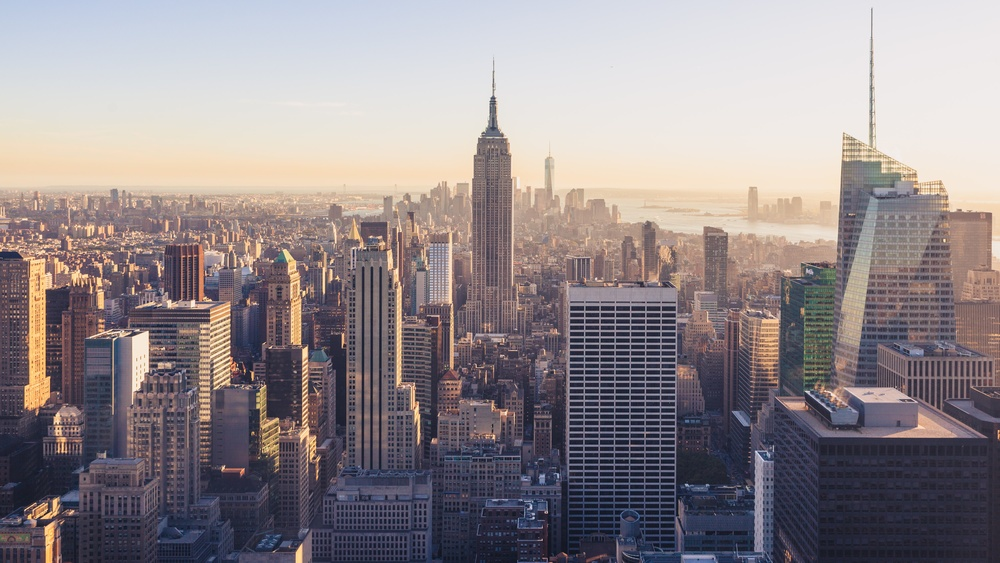
#> input picture convolution/jonathan-riley-VW8MUbHyxCU-unsplash.jpg, 1000 x 563 px, shrunk from 5000 x 2813 before the run
$ jupyter execute --allow-errors basic_conv.ipynb
#> lines starting #> are read from the running program, lines starting #| are printed output that depends on the picture
# Basic of convolution 2D

If we want to claasify some sort of pictures or video, CNN is one of popular method

In this notebook I made the basic code of convolution

The following cells are implemented how Convnet process 2d(gray_sclae) image

The reference of this note book is from <a href ="https://medium.com/analytics-vidhya/2d-convolution-using-python-numpy-43442ff5f381">Samrat Sahoo's median</a> really appreciate to his nice work.

[cell 1]
#import lib and images
import cv2
import numpy as np
import matplotlib.pyplot as plt

image = cv2.imread('alex-iby-cNgsAdd4-m4-unsplash.jpg')
image_2 = cv2.imread('jonathan-riley-VW8MUbHyxCU-unsplash.jpg')
#> image_2 is the input picture: shape (563, 1000, 3); mean B, G, R 139.8, 136.6, 145.3

## Let's see which image we have

I picked two image which has many vertical & horizontal lines simultaneously

[cell 2]
plt.figure(figsize=(16,10))
#> (the rest of this cell did not finish here and is left out)

#> (a cell that did not finish here is left out)

[cell 4]
plt.figure(figsize=(16,10))
#> (the rest of this cell did not finish here and is left out)

# padding experiment

#> (a cell that did not finish here is left out)

[cell 6]
plt.figure(figsize=(16,10))
#> (the rest of this cell did not finish here and is left out)

[cell 7]
kernel_1 = np.array([[-1, -1, -1], [1, 1, 1], [-1, -1, -1]])
kernel_2 = np.array([[-1, -1, -1], [-1, 10, -1], [-1, -1, -1]])

[cell 8]
def convolution(image, kernel, padding = 0, strides = 1):
    kernel = np.flipud(np.fliplr(kernel))

    image_x_size = image.shape[0]
    image_y_size = image.shape[1]
    kernel_x_size = kernel.shape[0]
    kernel_y_size = kernel.shape[1]


    x_out = int(((image_x_size + 2 * padding - kernel_x_size)/strides) + 1)
    y_out = int(((image_y_size + 2 * padding - kernel_y_size)/strides) + 1)

    output_image = np.zeros((x_out, y_out))
    print(output_image.shape)
    if padding != 0:
        padded_image = np.zeros((image.shape[0] + padding * 2, image.shape[1] + padding * 2))
        padded_image[int(padding):int(-1 * padding), int(padding):int(-1 * padding)] = image

    else:
        padded_image = image


    for y_pointer in range(padded_image.shape[1]):

        if y_pointer > padded_image.shape[1] - kernel_y_size:
            break
        if y_pointer % strides == 0:

            for x_pointer in range(padded_image.shape[0]):
                if x_pointer > padded_image.shape[0] - kernel_x_size:

                    break
                try:
                    if x_pointer & strides == 0:
                        output_image[x_pointer, y_pointer] = (kernel * padded_image[x_pointer: x_pointer + kernel_x_size,
                                                                   y_pointer: y_pointer + kernel_y_size]).sum()

                except:
                    break

    plt.figure(figsize = (15,20))
    plt.subplot(1,3,1)
    plt.imshow(image)
    plt.subplot(1,3,2)
    plt.imshow(padded_image)
    plt.subplot(1,3,3)
    plt.imshow(output_image)

    return output_image

#> (a cell that did not finish here is left out)

[cell 10]
kernel_3 = np.array([[3, 3, 3],[-1, -1, -1],[3, 3, 3]])
gaussian = cv2.getGaussianKernel(3,3)
gaussian = np.outer(gaussian, gaussian.T)

#> (a cell that did not finish here is left out)

#> (a cell that did not finish here is left out)

# Maxpooling

[cell 13]
def max_pooling_2d_valid(input_2d,max_pool_size = (2,2)):
    x_pool = max_pool_size[0]
    y_pool = max_pool_size[1]

    x_image_size = input_2d.shape[0]
    y_image_size = input_2d.shape[1]

    x_output = int(x_image_size/ x_pool)
    y_output = int(y_image_size/ y_pool)

    output = np.zeros((x_output, y_output))

    for y_pointer in range(y_image_size):
        if y_pointer > y_image_size - y_pool:
            break

        if y_pointer % y_pool == 0:
            for x_pointer in range(x_image_size):
                if x_pointer > x_image_size - x_pool:
                    break

                if x_pointer % x_pool == 0:
                    try:
                        output[int(x_pointer/x_pool), int(y_pointer/y_pool)] = input_2d[x_pointer: x_pointer + x_pool,
                                                                                        y_pointer: y_pointer + y_pool].max()

                    except:
                        break

    return output

#> (a cell that did not finish here is left out)

[cell 15]
plt.figure(figsize=(16,10))
plt.subplot(1,2,1)
#> (the rest of this cell did not finish here and is left out)

# convolution 3D

[cell 16]
def convolution3D(image, kernel, padding = 0, strides = 1):
#> called with kernel = array of shape (3, 3), padding = 0, strides = 1
    B, G, R = cv2.split(image)
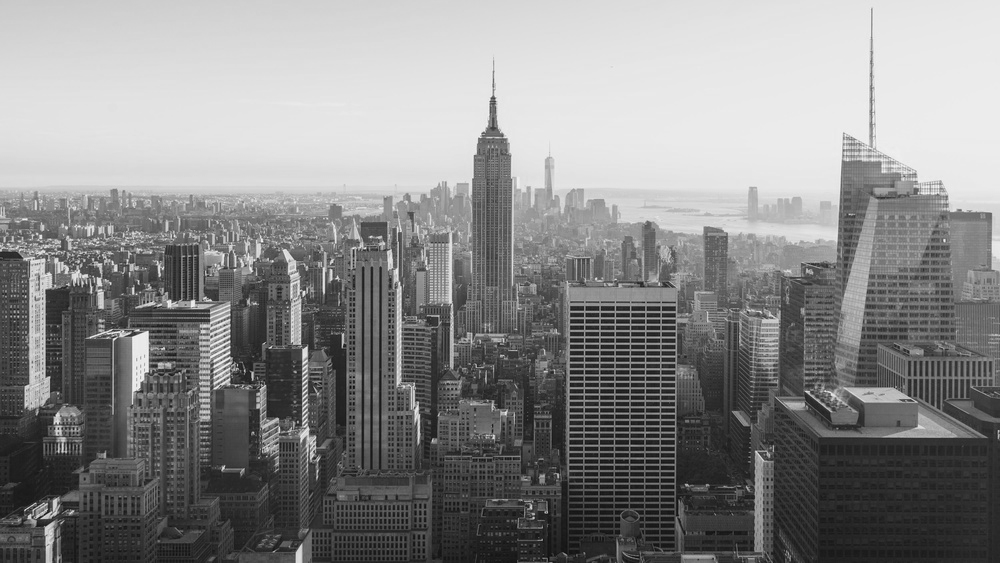
#> G: shape (563, 1000); min 8, max 248, mean 136.6
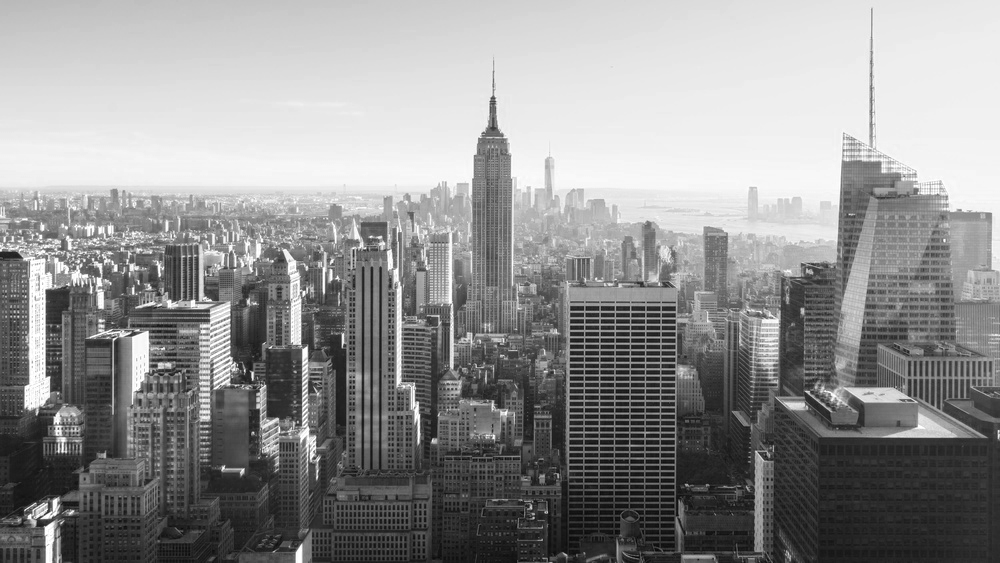
#> R: shape (563, 1000); min 7, max 255, mean 145.3

    R_conved = convolution(R, kernel, padding, strides)
#| (561, 998)
#> after the loop in convolution, `for y_pointer in range(padded_image.shape[1]):`:
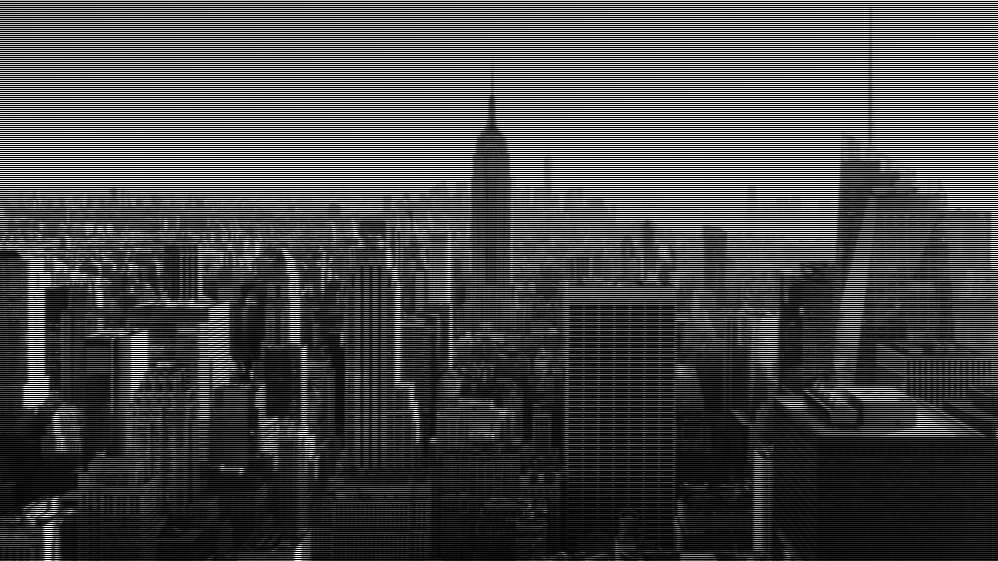
#> output_image: shape (561, 998) float64; min 0, max 255, mean 72.8
    G_conved = convolution(G, kernel, padding, strides)
#| (561, 998)
    B_conved = convolution(B, kernel, padding, strides)
#> call 3 of convolution, with kernel = array of shape (3, 3), padding = 0, strides = 1
#| (561, 998)
#> after the loop in convolution (call 3), `for y_pointer in range(padded_image.shape[1]):`:
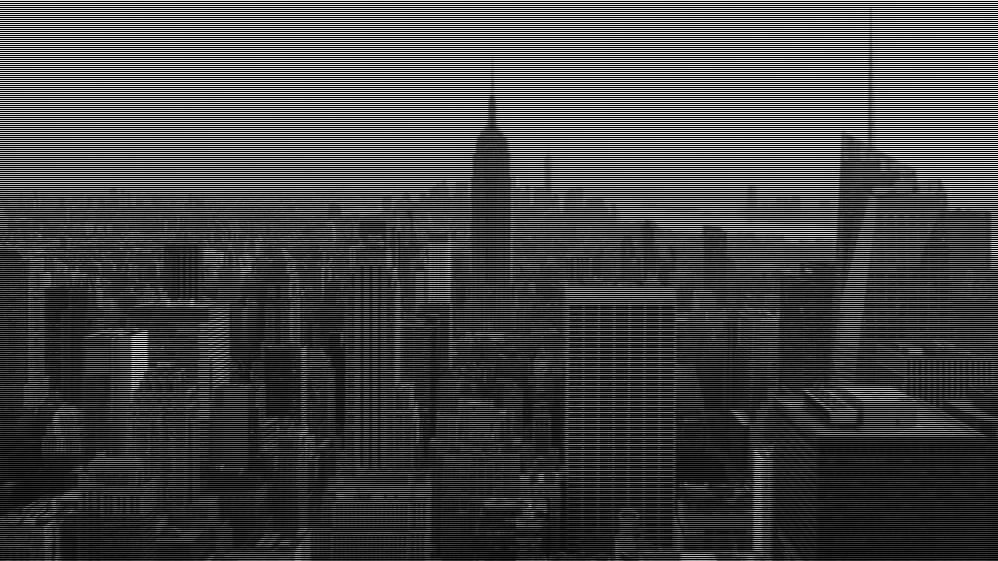
#> output_image: shape (561, 998) float64; min 0, max 236.8, mean 70

    print(R_conved.shape, G_conved.shape, B_conved.shape)
#| (561, 998) (561, 998) (561, 998)
    conved_image = cv2.merge([R_conved, G_conved, B_conved]).astype(int)
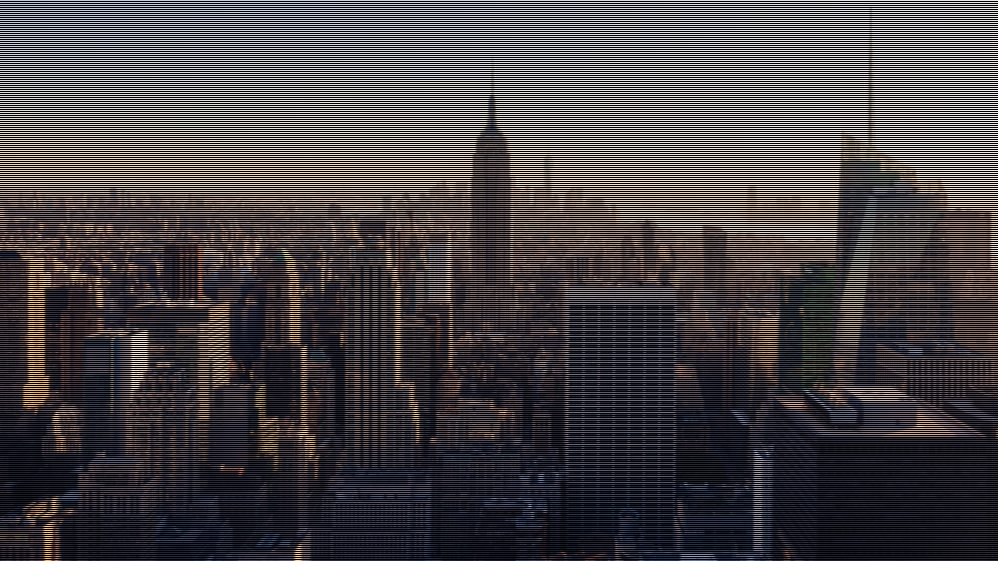
#> conved_image: shape (561, 998, 3) int64; mean R, G, B 72.5, 68.2, 69.8
    print(conved_image.shape)
#| (561, 998, 3)

    return conved_image

[cell 17]
conved_3d = convolution3D(image_2, gaussian)

plt.figure(figsize=(16, 10))
plt.imshow(conved_3d)

[cell 18]
def maxpooling_3d_valid(image, max_pool_size = (2,2)):
#> called with max_pool_size = (2, 2)
    B, G, R = cv2.split(image)
#> B: shape (561, 998) int32
#> G: shape (561, 998) int32
#> R: shape (561, 998) int32

    B_maxpool = max_pooling_2d_valid(B, max_pool_size)
#> after the loop in max_pooling_2d_valid, `for y_pointer in range(y_image_size):`:
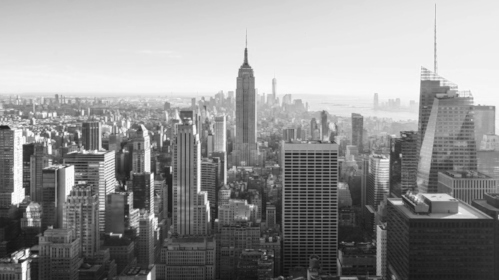
#> output: shape (280, 499) float64; min 16, max 254, mean 147.3
    G_maxpool = max_pooling_2d_valid(G, max_pool_size)
#> call 2 of max_pooling_2d_valid, with max_pool_size = (2, 2)
#> after the loop in max_pooling_2d_valid (call 2), `for y_pointer in range(y_image_size):`:
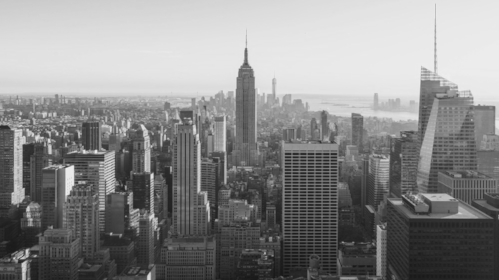
#> output: shape (280, 499) float64; min 22, max 238, mean 138.2
    R_maxpool = max_pooling_2d_valid(R, max_pool_size)
#> call 3 of max_pooling_2d_valid, with max_pool_size = (2, 2)
#> after the loop in max_pooling_2d_valid (call 3), `for y_pointer in range(y_image_size):`:
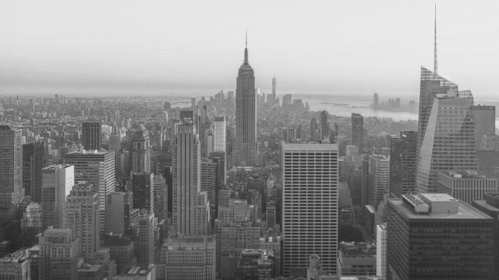
#> output: shape (280, 499) float64; min 33, max 236, mean 141.1

    max_pooled_image = cv2.merge([B_maxpool, G_maxpool, R_maxpool]).astype(int)
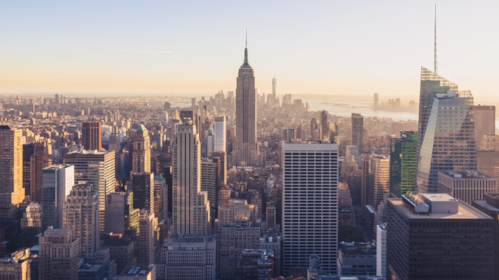
#> max_pooled_image: shape (280, 499, 3) int64; mean R, G, B 147.3, 138.2, 141.1

    return max_pooled_image

[cell 19]
max_pooled_3d_image = maxpooling_3d_valid(conved_3d)

plt.figure(figsize=(13,10))
plt.imshow(max_pooled_3d_image)

[cell 20]
from scipy.fftpack import dct

plt.imshow(dct(max_pooled_3d_image))
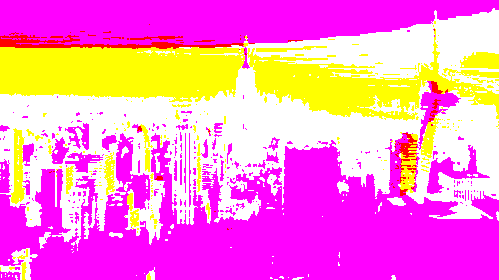
#> shown: shape (280, 499, 3) float64; mean R, G, B 1, 0.513, 0.815
